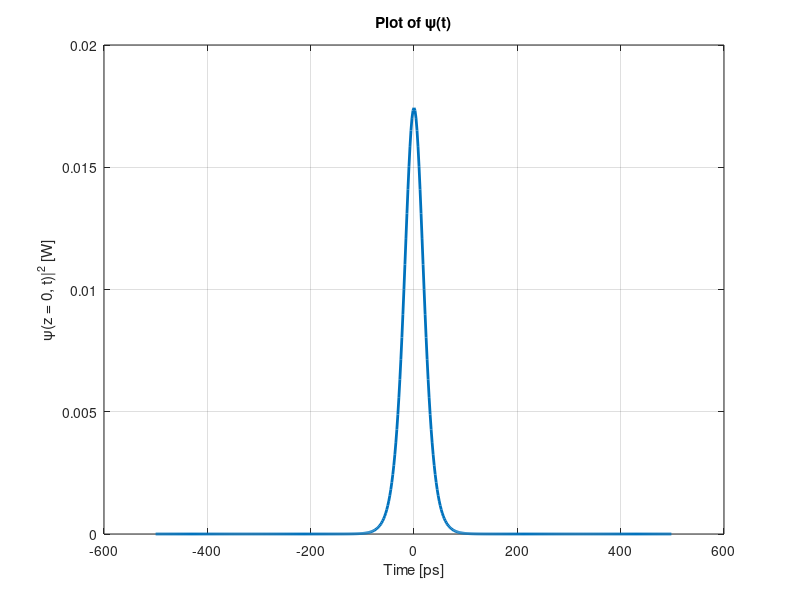
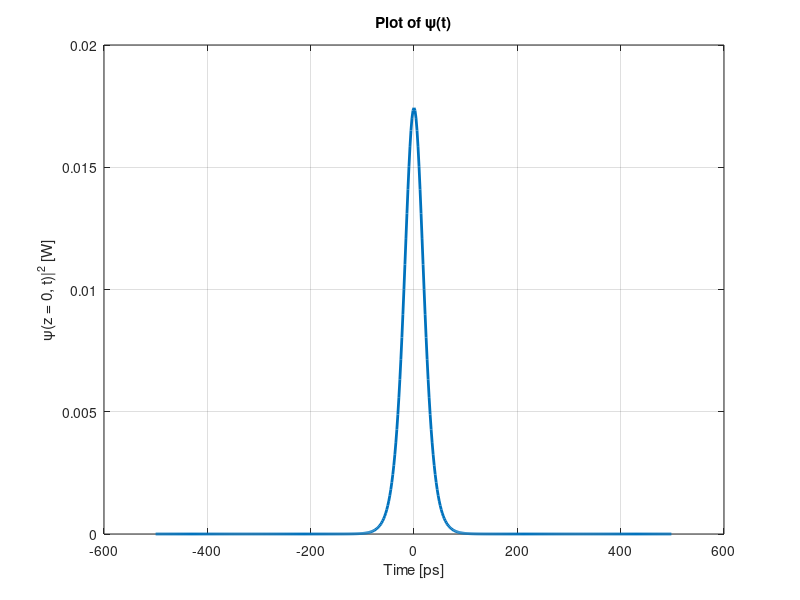
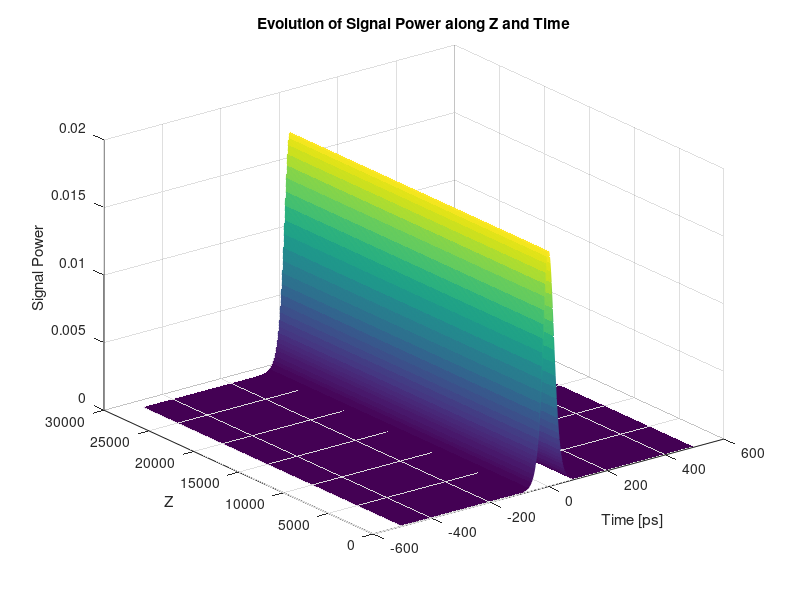

Recreate these plots in MATLAB, in order.
clc; clear; close all;

%{
All calculations are performend in SI Units (m, s, ...), so the 
values have to be converted before the calculations and be converted 
back before displaying
%}

%% Constants 
c = 2.9986*10^8; %speed of light in vacum (m/s) 
disp(['c (m/s): ' num2str(c)]);

%% define the inputs
T = 100*10^(-12); %period in seconds (from pico seconds, ps)
duty_cycle = 25; % duty cycle in % 
lamda0 = 1.55*10^(-6); %central wavelength in meter (from 1.55micro meters) 
L = 28.845*10^3; %fibre length in meter (from km) 
alphadB = 0.2*10^(-3); %loss in dB/m (from dB/km)
D = 17*10^(-6); %dispersion coefficient in s/m^2 (from ps/nm/km) 
n2 = 2.7*10^(-20); % non linear coefficient in m^2/W (from km^2/W) 
Aeff = 55*10^(-12); % effective core area in m^2 (from micro m^2) 


%% calculated inputs 
f = 1/T; %frequency (Hz)
T0 = (duty_cycle/100)*T; %pulse width (s)
omega0 = (2*pi*c)/lamda0; %angular frequency (rad s^-1)
alpha = alphadB/4.343; % loss in (m^-1)
beta2 = -((D*(lamda0^2))/(2*pi*c)); %GVD parameter (s^2/m)
gamma = (n2*omega0)/(c*Aeff); %SPM parameter (W^-1 m^-1)

%% display variables
disp(['T (s): ' num2str(T)]);
disp(['duty_cycle (%): ' num2str(duty_cycle)]);
disp(['T0 (s): ' num2str(T0)]);
disp(['lamda0 (m): ' num2str(lamda0)]);
disp(['L (m): ' num2str(L)]);
disp(['alphadB (dB/m): ' num2str(alphadB)]);
disp(['D (s/m^2): ' num2str(D)]);
disp(['n2 (m^2/W): ' num2str(n2)]);
disp(['Aeff (m^2): ' num2str(Aeff)]);
disp(['f (Hz): ' num2str(f)]);
disp(['omega0 (rad/s): ' num2str(omega0)]);
disp(['alpha (m^-1): ' num2str(alpha)]);
disp(['beta2 (s^2/m): ' num2str(beta2)]);
disp(['gamma (W^-1/m): ' num2str(gamma)]);

%% Initial pulse 
psi0 = sqrt(abs(beta2)/(gamma* T0^2)); %peak amplitude calculated from the one-solition conditoin 
%psi = psi0*sech(t/T0); 
disp(['psi0 (peak amplitude)(W^(1/2)): ' num2str(psi0)]);

%calculating the linear and the non-linear length 
LD = (T0^2)/abs(beta2); %linear length (m)
LNL = 1/(gamma*(psi0^2)); %nonlinear length (m)
disp(['LD (m): ' num2str(LD)]);
disp(['LNL (m): ' num2str(LNL)]);

%% Discretisation 
Tmax = 40*T0; %time window width 
fmax = 40/(2*pi*T0); %frequency window width
disp(['Tmax (s): ' num2str(Tmax)]);
disp(['fmax (Hz): ' num2str(fmax)]);

%combining the window width and the Nyqvist criteria to avoid aliasing
%effects
dt = 1/(2*fmax); %time sampling rate
df = 1/Tmax; %frequency sampling rate

disp(['dt (time sampling rate): ' num2str(dt)]);
disp(['df (frequency sampling rate): ' num2str(df)]);

%preparation for Fast Fourier Transform (FFT)
N0 = round(Tmax/dt); % number of samples
disp(['Number of samples: ' num2str(N0)]);
%adjust N0 to be in the order 2^n
N = 2^nextpow2(N0); %set N to the 2^n closest to N0
dt = Tmax/N; %update dt so that Tmax/dt = N
fmax = N/(2*Tmax); %update fmax so that 2fmax/df = N


disp(['Updated number of samples: ' num2str(N)]);
disp(['Updated dt (time sampling rate): ' num2str(dt)]);
disp(['Updated fmax : ' num2str(df)]);

%calculate the time vector (t[i] = (-N/2 + i - 1))
t = (-N/2 : N/2 - 1)*dt; %create time vector from -N/2 to N/2 -1 and scale by dt
%calculate the frequency vector (f[i]= (-N/2 + i - 1)
f = (-N/2 : N/2 - 1)*df; 
%calculate the angular vector (omega[i] = (-N/2 + i -1))
domega = 2*pi*df; 
omega = (-N/2 : N/2 - 1)*domega; 



%crate the signal
psi = psi0*sech(t/T0);  
%calculate the temporl intensity (|x|^2)
psi_temporal_intensity = abs(psi).^2;  

% Plot the signal
%convert time to picos seconds (ps) for the plot 
t_ps = t/(10^(-12));

figure;
plot(t_ps, psi_temporal_intensity, 'LineWidth', 2);
xlabel('Time [ps]');
%ylabel('\psi(t)');
ylabel('\psi(z = 0, t)|^2 [W]');
title('Plot of \psi(t)');
grid on;

% Set y-axis limits
%ylim([0, 0.02]);

%discretisation of the space z (axial propagation direction)
dz = (1/1000)*min(LD, LNL); %make z sampling rate a fraction of the smallest LD, LNL value 
disp(['dz (spatial sampling rate): ' num2str(dz)]);
Nz = round(L/dz); %calculate the number of samples 
dz = L/Nz; %update dz fit the rounded range

disp(['dz (spatial sampling rate): ' num2str(dz)]);
disp(['Nz (number of samples): ' num2str(Nz)]);


%% Split-Step Fourier Method
alpha = 0; %for testing

%initialize matrix to store pulse at each step 
psi_evoluation = zeros(Nz, N); 
psi_evoluation(1, :) = psi;

%calculate the dispersion term (constant over distance)
D_hat_jw = -(alpha/2) + (1i*beta2*omega.^2)/2; 
dispersion = exp((dz*D_hat_jw)/2); %half dispresion for more accuracy


%perform SSFM for each distance step 
for z_step = 2:Nz 
    %first-half dispersion 
    Psi = fftshift(fft(psi)); %fourier transform 
    Psi = Psi.*dispersion; %calculate dispersion 
    psi = ifft(fftshift(Psi));%inverse fourier transform 

    %full nonlinearity 
    N_hat = 1i*gamma*(abs(psi).^2); %nonlinear operator 
    psi = psi.*exp(dz*N_hat); %apply nonlinear operator 
    
    %second-half dispersion 
    Psi = fftshift(fft(psi)); %fourier transform 
    Psi = Psi.*dispersion; %calculate dispersion 
    psi = ifft(fftshift(Psi));%inverse fourier transform 

    %store the pulse at each step 
    psi_evoluation(z_step, :) = psi; 

end


%calculate the temporl intensity (|x|^2)
%psi_temporal_intensity = abs(psi).^2;  
psi_temporal_intensity = abs(psi_evoluation(end, :)).^2;  

% Plot the signal
figure;
plot(t_ps, psi_temporal_intensity, 'LineWidth', 2);
xlabel('Time [ps]');
%ylabel('\psi(t)');
ylabel('\psi(z = 0, t)|^2 [W]');
title('Plot of \psi(t)');
grid on;


% Create a meshgrid for z and time
[z_mesh, time_mesh] = meshgrid((1:Nz)*dz, t_ps);

intensities = abs(psi_evoluation).^2; 
intensities = intensities'; %transpose

% Create a 3D surface plot
figure;
surf(time_mesh, z_mesh, intensities , 'EdgeColor', 'interp');
xlabel('Time [ps]');
ylabel('Z');
zlabel('Signal Power');
title('Evolution of Signal Power along Z and Time');



%{
%perform SSFM for each distance step 
for z_step = 2:Nz 
    psi = psi_evoluation(z_step-1, :); %get the prvious psi 
    N_hat = 1i*gamma*(abs(psi).^2); %nonlinear operator

    temp = fft(dispersion.*ifft(psi)); 
    temp = temp.*exp(dz*N_hat); %apply nonlinear operator
    temp = fft(dispersion.*ifft(temp)); 
    psi_evoluation(z_step, :) = temp; 

end


A       = zeros(M, N);  % Field A(z,T) : Matrix with all the calculated results
A(1,:)  = A0;           % Initial value A(0,T)

D = -alpha/2 + 0.5i*beta2*fftshift(w).^2;

for m = 2:M
    u = A(m-1,:);
    N = 1i*gamma*abs(u).^2;
    temp = fft( exp(h/2*D).*ifft(u)  );
    temp = exp(h*N).*temp;
    A(m,:) = fft(  exp(h/2*D).*ifft(temp)  );
end
%}


